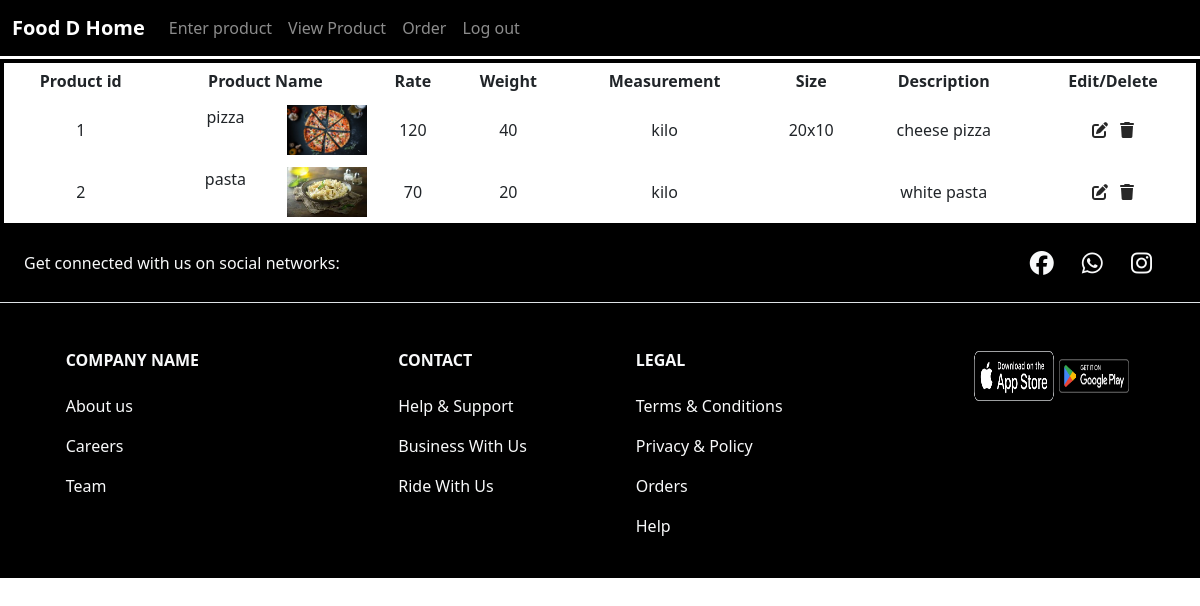
The page /viewproduct.php (signed in) on the database its author committed.
### tables this page shows
CREATE TABLE `product` (
  `id` int(20) NOT NULL,
  `restaurantid` int(20) NOT NULL,
  `productname` varchar(70) NOT NULL,
  `rate` varchar(10) NOT NULL,
  `weight` varchar(10) NOT NULL,
  `measurement` varchar(10) NOT NULL,
  `size` varchar(10) NOT NULL,
  `description` varchar(60) NOT NULL,
  `status` varchar(10) NOT NULL,
  `photo` varchar(30) NOT NULL
);

### viewproduct.php (the view, shortened to what this page needs)
<?php
include 'header2.php';
include 'connection.php';
$bid=$_SESSION['busid'];
$sql="select * from product where restaurantid=$bid";
$res=mysqli_query($conn,$sql);
?>
 <table>
 <thead>
    <tr>
      <th scope="col">Product id</th>
      <th scope="col">Product Name</th>
      <th scope="col">Rate</th>
      <th scope="col">Weight</th>
      <th scope="col">Measurement</th>
      <th scope="col">Size</th>
      <th scope="col">Description</th>
      <th scope="col">Edit/Delete</th>
    </tr>
  </thead>
<?php
while($row=mysqli_fetch_array($res))
{
    ?>
    <?php
echo"
<tr>
<td>". $row['id']. "</td>
<td>". $row['productname']. "  <img src='assets/image/product/".$row['photo']." '></td>
<td>".$row['rate']."</td>
<td>".$row['weight']."</td>
<td>".$row['measurement']."</td>
<td>".$row['size']."</td>
<td>".$row['description']."</td>
<td>
<a href='updateproduct.php?pid=".$row['id']."&pn=". $row['productname']."&pr=".$row['rate']."&pw=".$row['weight']."&pm=".$row['measurement']."&ps=".$row['size']."&pd=".$row['description']."&ph=".$row['photo']."' data-toggle='tooltip' data-placement='top' title='Edit'> <i class='fa-solid fa-pen-to-square' style='color:  #272727;'data-bs-toggle='modal' data-bs-target='#glogin'></i></a>
<a href='deleteproduct.php?pid=".$row['id']."' data-toggle='tooltip' data-placement='top' title='Delete'>
<i class='fa-sharp fa-solid fa-trash' style='color: #272727;margin-left:8px;'></i></a>
</td>
</tr>";
?>
<?php
}
?>
</table>
<?php
include 'footer.php';
?>

### viewproduct.php (style rules this page uses)
table, td, th { border: 4px solid black; text-align: center; margin-top: 3px; }
tr { border-color: #000!important; border-style: solid!important; border-width: 3!important; }
table { border-collapse: collapse; width: 100%; }
th, td { padding: 6px; border-width: 3!important; }
img { width:80px; height:50px; float:right; }

### footer.php (style rules this page uses)
a { text-decoration: none; }

### rows shown on the page
product: id "1", productname "pizza", photo (picture), rate "120", weight "40", measurement "kilo", size "20x10", description "cheese pizza"
product: id "2", productname "pasta", photo (picture), rate "70", weight "20", measurement "kilo", description "white pasta"
